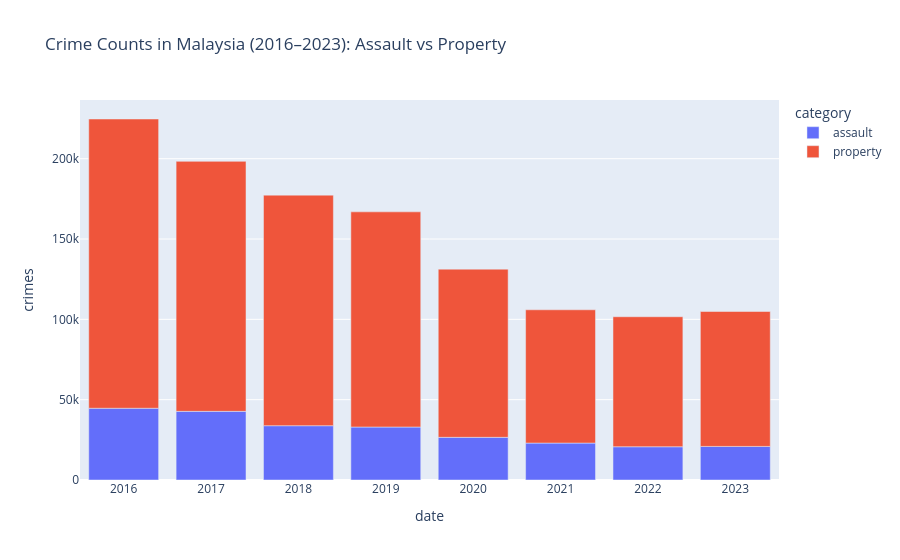

The notebook cell this image was saved under:
### Code cell
bargraph = px.bar(crime_countsdf, x='date', y='crimes', color='category', title='Crime Counts in Malaysia (2016–2023): Assault vs Property')    # barmode='group'
# pakai crime_countsdf, 
bargraph.show()

### Figure 1 — Plotly figure (JSON) as saved in the notebook; plotly's stock layout.template omitted (floating-point values rounded to 4 significant figures)
{"data": [{"hovertemplate": "category=assault<br>date=%{x}<br>crimes=%{y}<extra></extra>", "legendgroup": "assault", "marker": {"color": "#636efa", "pattern": {"shape": ""}}, "name": "assault", "orientation": "v", "showlegend": true, "textposition": "auto", "type": "bar", "x": [2016, 2017, 2018, 2019, 2020, 2021, 2022, 2023], "xaxis": "x", "y": [44654, 42732, 33804, 32978, 26558, 22990, 20696, 20906], "yaxis": "y"}, {"hovertemplate": "category=property<br>date=%{x}<br>crimes=%{y}<extra></extra>", "legendgroup": "property", "marker": {"color": "#EF553B", "pattern": {"shape": ""}}, "name": "property", "orientation": "v", "showlegend": true, "textposition": "auto", "type": "bar", "x": [2016, 2017, 2018, 2019, 2020, 2021, 2022, 2023], "xaxis": "x", "y": [180056, 155608, 143520, 133934, 104688, 82958, 80930, 83982], "yaxis": "y"}], "layout": {"barmode": "relative", "legend": {"title": {"text": "category"}, "tracegroupgap": 0}, "title": {"text": "Crime Counts in Malaysia (2016–2023): Assault vs Property"}, "xaxis": {"anchor": "y", "domain": [0, 1], "title": {"text": "date"}}, "yaxis": {"anchor": "x", "domain": [0, 1], "title": {"text": "crimes"}}}}
